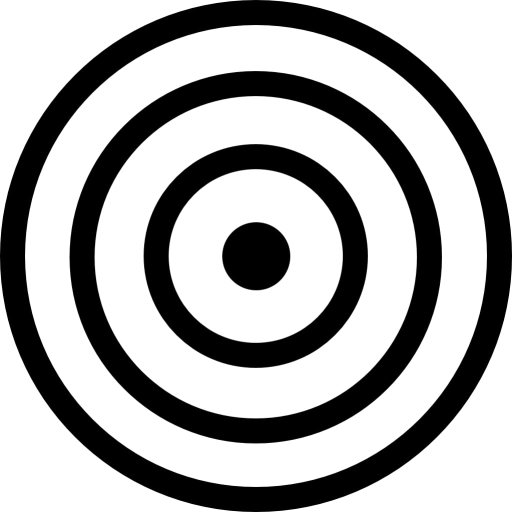
#> input picture Submit these/tag16_05_00000.jpg, 1024 x 1024 px (shown at 1/2 size)
$ python -i Fitellipses.py   (imports and definitions only)
#> lines starting #> are read from the running program, lines starting #| are printed output that depends on the picture; after the words box and inside, x2 and y2 are one past the last pixel; in counts of white or black regions, pixels touching at a corner belong together; long printed decimals are rounded
#> further down, picture is the input picture: shape (1024, 1024, 3); min 0, max 255, mean 172.5
#!/usr/bin/env python2
# vertex find
import cv2
import numpy as np
from matplotlib import pyplot as plt
from mpl_toolkits.mplot3d import axes3d, Axes3D
from scipy.stats import multivariate_normal
from scipy.linalg import eig
#from scipy.cluster.vq import kmeans, whiten, kmeans2
import imutils
#Image Select
import Tkinter, tkFileDialog
from time import time
import os


C_matrix=np.zeros((6,6))
C_matrix[2,0]=2
C_matrix[1,1]=-1
C_matrix[0,2]=2
#C_matrix_inv= np.linalg.inv(C_matrix)

def findcircles(img):
	#print('loaded image')
	#cv2.imshow('original image',img)
	whitedef=220
	avg_color = img.mean(axis=0).mean(axis=0)
#> avg_color = [172.5, 172.5, 172.5]
	##print('avg_color')
	#print(avg_color)
	# median = cv2.medianBlur(img,5)
	imgOG=img.copy()

	#mask out white stuff
	white_mask = cv2.inRange(img, np.array([whitedef,whitedef,whitedef]), np.array([255,255,255]))
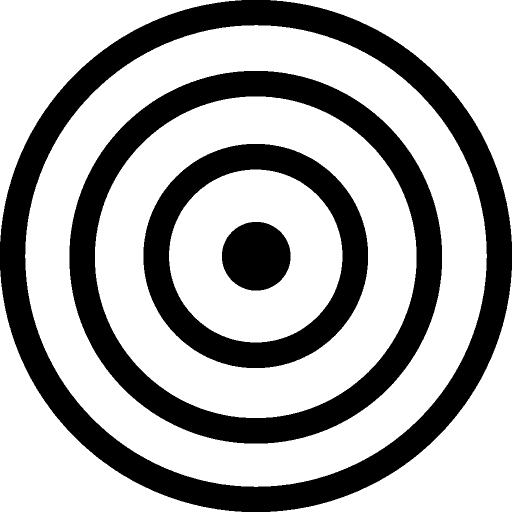
#> white_mask: shape (1024, 1024) (shown at 1/2 size); 66.9% white; 4 black regions, box (x1, y1, x2, y2) and area: (0, 0, 1024, 1024) 156177, (139, 142, 884, 887) 111820, (287, 288, 736, 736) 64229, (444, 444, 581, 581) 14839
	#cv2.imshow('white_mask',white_mask)

	white_maskOG=white_mask.copy()
	#close oepration because edges near marker get a little ghosty
	white_mask = cv2.dilate(white_mask,np.ones((3,3), np.uint8),iterations=2)
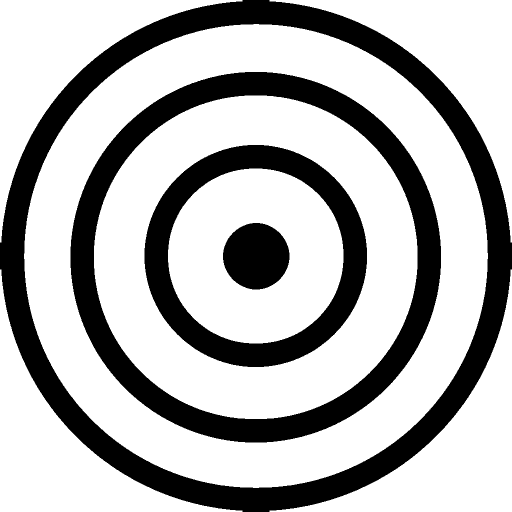
#> white_mask: shape (1024, 1024) (shown at 1/2 size); 70.1% white; 4 black regions
	white_mask = cv2.erode(white_mask,np.ones((5,5), np.uint8),iterations=1)
	#cv2.imshow('white_mask after close',white_mask)

	#find the biggest external contour (presumably the target)
	cnts = cv2.findContours(255*white_mask.copy(), cv2.RETR_EXTERNAL,cv2.CHAIN_APPROX_SIMPLE)
#> cnts = 5 contours; box (x1, y1, x2, y2) and area: (50, 50, 974, 974) 667522, (0, 0, 483, 483) 55098, (541, 0, 1024, 483) 55080, (0, 541, 483, 1024) 55079, (541, 541, 1024, 1024) 55048
	cnts = imutils.grab_contours(cnts)
	max_contour=None
	if len(cnts)>0:
		max_contour= max(cnts,key=cv2.contourArea)
#> max_contour = contour of 1297 points, box (x1, y1, x2, y2) (50, 50, 974, 974), area 667522
	contour_img=0*white_mask.copy()
#> contour_img: shape (1024, 1024); every value is 0
	if max_contour is not None:
		contour_img=cv2.drawContours(contour_img, [max_contour], -1, (1), -1)
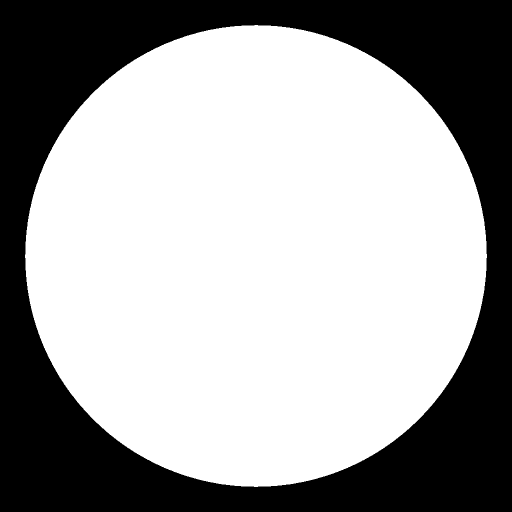
#> contour_img: shape (1024, 1024) (shown at 1/2 size); values 0 (black) and 1 (white), 63.8% white; 1 black region, box (x1, y1, x2, y2) and area: (0, 0, 1024, 1024) 379747
	#check if it's a good match
	#using, AR, solidity, and total area
	rect = cv2.minAreaRect(max_contour)
#> rect = ((511.5, 511.5), (922.1, 922.1), -45)
	sides=np.sort(rect[1])
#> sides = [922.1, 922.1]
	AR= sides[1]/sides[0]
#> AR = 1
	print(AR)
#| 1.000

	# c1,c2 =splitContourLeftRight(max_contour)


	marker_center=None
	if 1.18<AR<1.72:
		area = cv2.contourArea(max_contour)
		hull = cv2.convexHull(max_contour)
		hull_area = cv2.contourArea(hull)
		solidity = float(area)/hull_area
		print(solidity)
		print(area)
		if solidity>.8 and area>40:
			marker_center=np.array([int(rect[0][0]),int(rect[0][1])])
			base_marker_mask=cv2.bitwise_and(white_maskOG, white_maskOG, mask = contour_img)
			cv2.imshow('base_marker_mask',base_marker_mask)

	#if its okay then we in buisness to locate some circles.
	edges_blank=0*img.copy() #draw contours on this canvas
#> edges_blank: shape (1024, 1024, 3); every value is 0
	output=edges_blank.copy()
	if marker_center is not None:

		print('marker_center')
		print(marker_center)
		cnts = cv2.findContours(255*base_marker_mask.copy(), cv2.RETR_LIST,cv2.CHAIN_APPROX_SIMPLE)
		cnts = imutils.grab_contours(cnts)

		equi_radius= np.sqrt(area/np.pi)


		# cv2.drawContours(edges_blank, [c1], -1, (120,0,255), 3)
		# cv2.drawContours(edges_blank, [c2], -1, (120,255,0), 3)


		for c in cnts:
			#cv2.drawContours(edges_blank, [c], -1, (255,0,0), 1)	#blue contours are filtered out
			M = cv2.moments(c)
			cx = int(M['m10']/(M['m00']+.000001))
			cy = int(M['m01']/(M['m00']+.000001))
			dist=np.linalg.norm(np.array([cx-marker_center[0],cy-marker_center[1]]))
			if dist < equi_radius:
				center,axes,theta,error=fitEllipse(c)

				if error>.03:
					#cv2.ellipse(output,center,axes,theta,0,360,(0,255,0),1) #green ones are shitty ellipses
					# if :
					# 	cv2.drawContours(edges_blank, [c], -1, (0,255,0), 1)

					if error>999 or np.abs(cx-marker_center[0])<1:
						cv2.drawContours(edges_blank, [c], -1, (130,255,12), 2)
					if M['m00']< .9*area:
						cv2.drawContours(edges_blank, [c], -1, (0,255,0), 1)
						if ((cx+cy)>(marker_center[1]+marker_center[0]) and (cy-cx) < (marker_center[1]-marker_center[0]))  or  ((cx+cy)<(marker_center[1]+marker_center[0]) and (cy-cx) > (marker_center[1]-marker_center[0])):
							#side by side split
							c1,c2=splitContourLeftRight(c)
							print('leftright')
							print(cx,cy)
						else:
							#top down
							c1,c2=splitContourUpDown(c)
							print('updown')
							print(cx,cy)

						print('splitty boi')
						center1,axes1,theta1,error1=fitEllipse(c1)
						center2,axes2,theta2,error2=fitEllipse(c2)

						if error1<error2:
							cv2.drawContours(edges_blank, [c1], -1, (20,155,15), 1)
							if error1<.085 and np.linalg.norm(np.array([center1[0]-marker_center[0],center1[1]-marker_center[1]])) < .2*equi_radius:
								cv2.ellipse(output,center1,axes1,theta1,0,360,(95,55,15),1) #these ones are halfy boi ellipses
								cv2.drawContours(edges_blank, [c1], -1, (95,55,15), 1)

						else:
							cv2.drawContours(edges_blank, [c2], -1, (20,155,15), 1)
							if error2<.085 and np.linalg.norm(np.array([center2[0]-marker_center[0],center2[1]-marker_center[1]])) < .2*equi_radius:
								cv2.ellipse(output,center2,axes2,theta2,0,360,(95,55,15),1) #these ones are halfy boi ellipses
								cv2.drawContours(edges_blank, [c2], -1, (95,55,15), 1)


				else:

					if dist<.2*equi_radius:
						cv2.ellipse(output,center,axes,theta,0,360,(255,0,255),1) #pink ones are danky panky ellipses
						cv2.drawContours(edges_blank, [c], -1, (255,0,255), 1)


				#cv2.drawContours(output, [c], -1, (255,255,255), 1)

				#cv2.ellipse(output,center,axes,theta,0,360,(255,0,255),1)

	cv2.imshow('contours from edges',edges_blank)
	cv2.imshow('output',output)


# [84 lines left out: functions fitEllipse, splitContourUpDown, splitContourLeftRight, not called in this run]


# [7 lines of commented-out code are left out]


dirpath = os.getcwd()

# [31 lines not run here, left out]

>>> import cv2
>>> picture = cv2.cvtColor(cv2.imread('tag16_05_00000.jpg'), cv2.COLOR_BGR2RGB)
>>> result = findcircles(picture)
